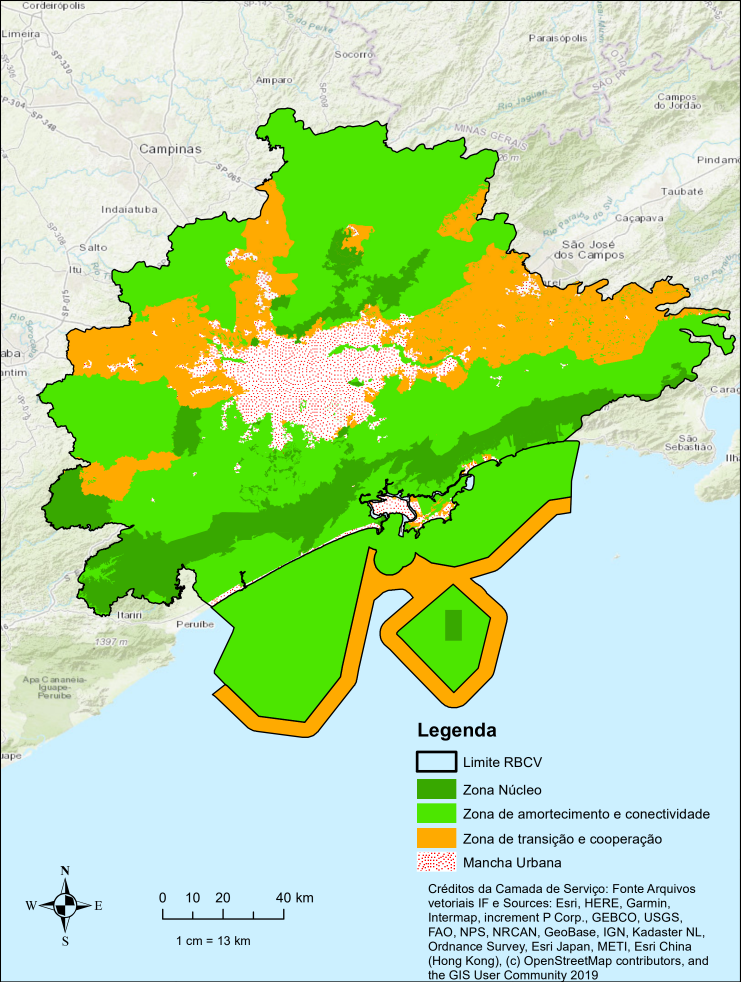
#> input picture data/rbcv_cinturao_verde_regional.png, 2222 x 2946 px, found by its file name (shown at 1/3 size)
$ python save_inspection_crops.py
#> lines starting #> are read from the running program, lines starting #| are printed output that depends on the picture
from PIL import Image

img = Image.open('data/rbcv_cinturao_verde_regional.png')
#> img is the input picture: PIL image 2222x2946 RGB; mean R, G, B 182, 220.7, 161.2

# 1. Cotia patch
crop_cotia = img.crop((500, 1050, 750, 1300))
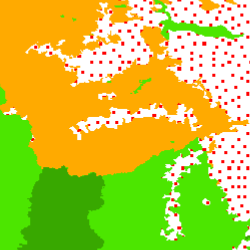
#> crop_cotia: PIL image 250x250 RGB; mean R, G, B 192.2, 201.2, 63.5
crop_cotia.save('data/inspect_cotia.png')

# 2. Santos / Ilha Porchat patch
crop_santos = img.crop((1100, 1450, 1300, 1650))
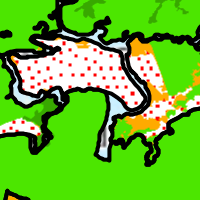
#> crop_santos: PIL image 200x200 RGB; mean R, G, B 101.4, 185.9, 43.8
crop_santos.save('data/inspect_santos.png')

# 3. Jaraguá patch
crop_jaragua = img.crop((700, 950, 850, 1100))
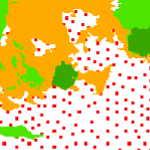
#> crop_jaragua: PIL image 150x150 RGB; mean R, G, B 229.7, 206.7, 121.7
crop_jaragua.save('data/inspect_jaragua.png')

print("Saved inspection crops: inspect_cotia.png, inspect_santos.png, inspect_jaragua.png")
